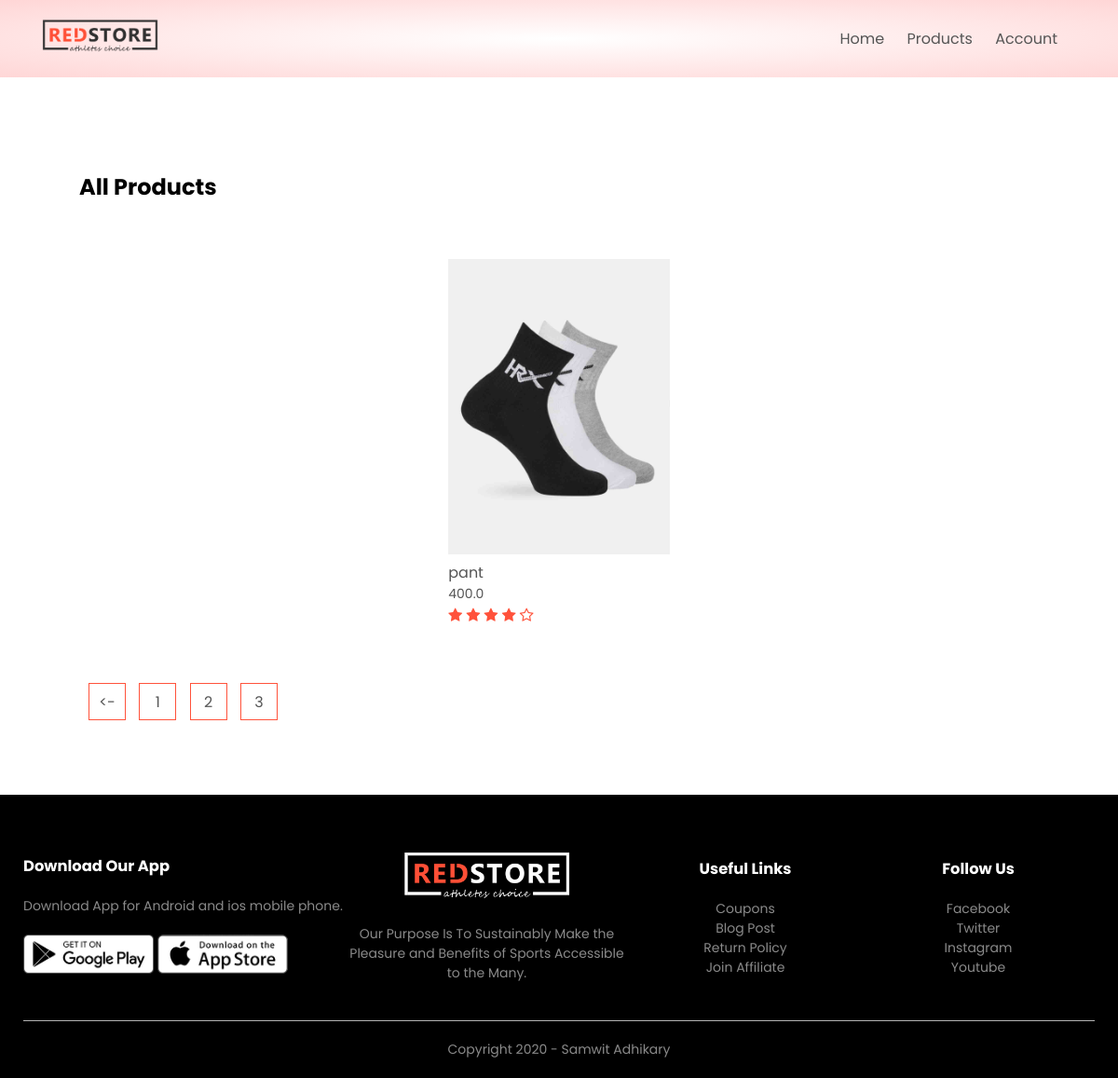
The app's page /list_products/?page=3, older data.
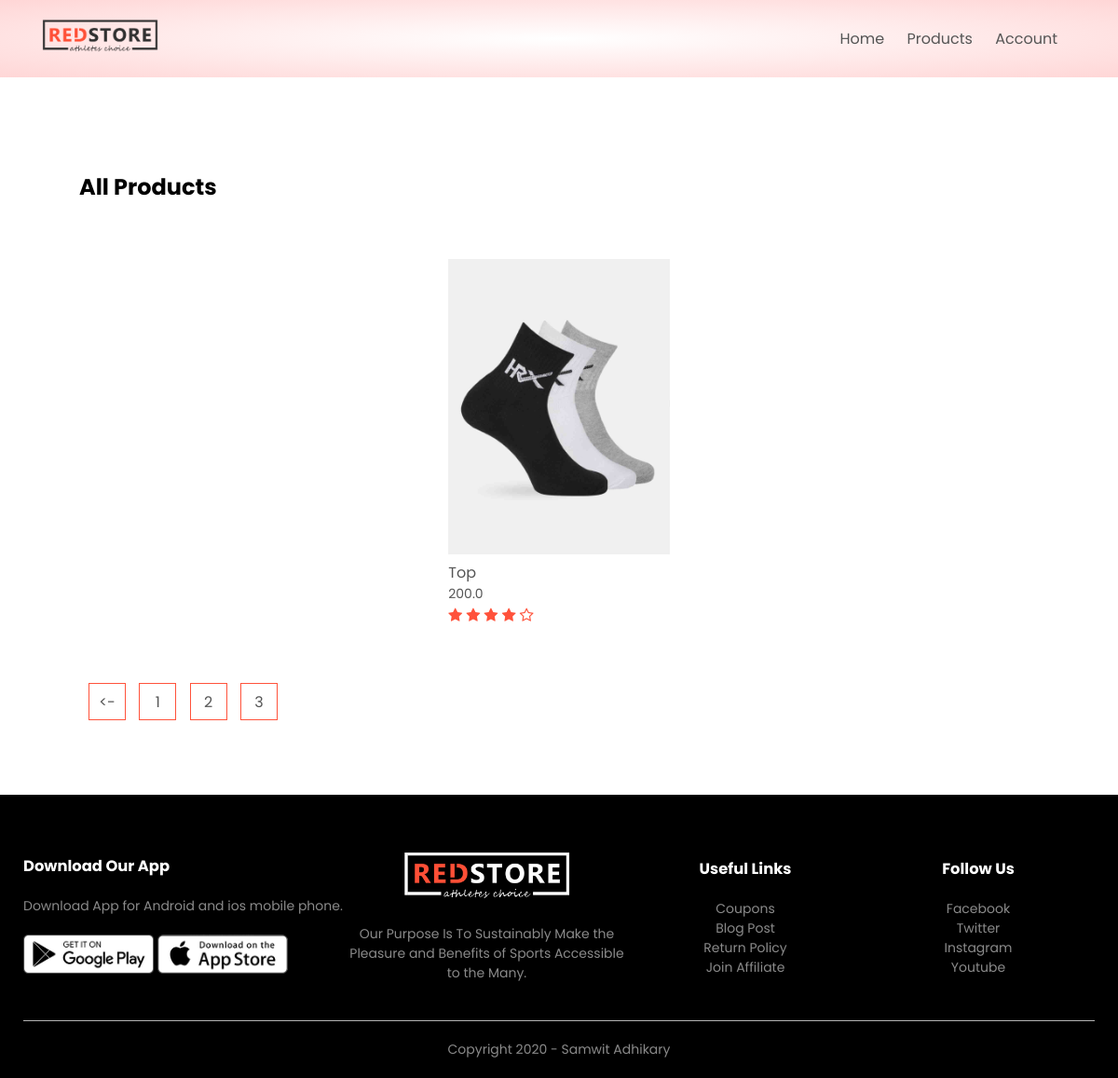
The same page, newer data.
### products/models.py (models this page shows, shortened)
class products(models.Model):
    LIVE = 1
    DELETE = 0
    DELETE_CHOICES = ((LIVE,'live'),(DELETE,'delete'))
    title = models.CharField(max_length = 30)
    price = models.FloatField()
    description = models.TextField()
    image = models.ImageField(upload_to='media/')
    priority = models.IntegerField(default = 0)
    delete_status = models.IntegerField(choices = DELETE_CHOICES,default = LIVE)
    created_at = models.DateTimeField(auto_now_add = True)
    updated_at = models.DateTimeField(auto_now = True)

### products/views.py (the view)
# urls.py: path('list_products/',views.list_products,name='list_products'),
def list_products(request):
    page  = 1
    if request.GET:
        page = request.GET.get('page',1)
    product_list = products.objects.order_by('priority')
    product_paginator = Paginator(product_list,2)
    product_list = product_paginator.get_page(page)
    context = {'products':product_list}
    return render(request,'products.html',context)

### products/templatetags/chunks.py (called while the page is built)
@register.filter(name = 'chunks')
def chunks(lst,chunk_size):
    chunk = []
    i=0
    for data in lst:
        chunk.append(data)
        i = i+ 1
        if i== chunk_size:
            yield chunk
            i = 0
            chunk = []
    if chunk:
        yield chunk

### templates/products.html
{% extends 'blank_layout.html' %}
{% load static %}
{% block content %}
{% include 'list_products.html' %}
{% endblock %}

### templates/list_products.html (shortened to what this page needs)
{% load static %}
{% load chunks %}
<div class="small-container">
    <div class="row row-2">
        <h2>All Products</h2>
    </div>
{% for product_chunks in products|chunks:4 %}
    <div class="row">
        {% for product in product_chunks %}
        <div class="col-4">
            <a href="{% url 'product_details' product.id %}"><img src="{{ product.image.url }}"></a>
            <h4>{{ product.title }}</h4>
            <p>{{ product.price }}</p>
            <div class="rating">
                <i class="fa fa-star"></i>
                <i class="fa fa-star"></i>
                <i class="fa fa-star"></i>
                <i class="fa fa-star"></i>
                <i class="fa fa-star-o"></i>
            </div>
        </div>
        {% endfor %}
    </div>
{% endfor %}
    <div class="page-btn">
        {% if products.has_previous %}
        <a href="?page={{ products.previous_page_number }}"><span><-</span></a>
        {% endif %}
        {% for i in products.paginator.page_range %}
        <a href="?page={{i}}"><span>{{i}}</span></a>
        {% endfor %}
    </div>
</div>

Row changes from the older to the newer data that the page shows:
no longer on this page (row edited): products: image (picture), title "pant", price "400.0"
now on this page (row unchanged): products: image (picture), title "Top", price "200.0"
